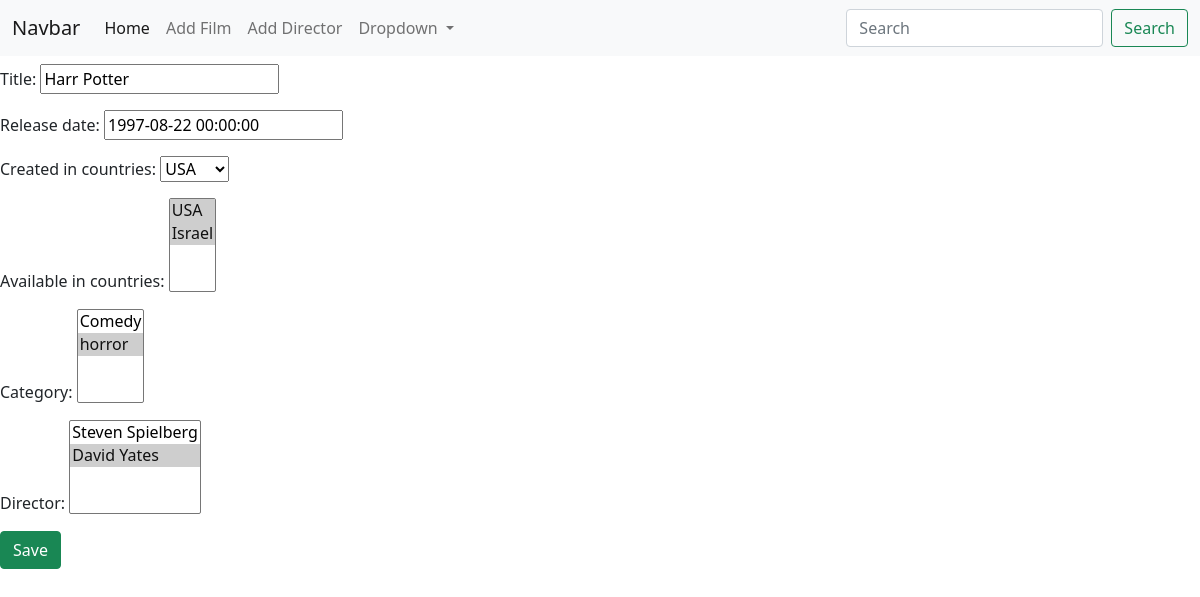
/update_film/1, run on an earlier commit of the app's database.
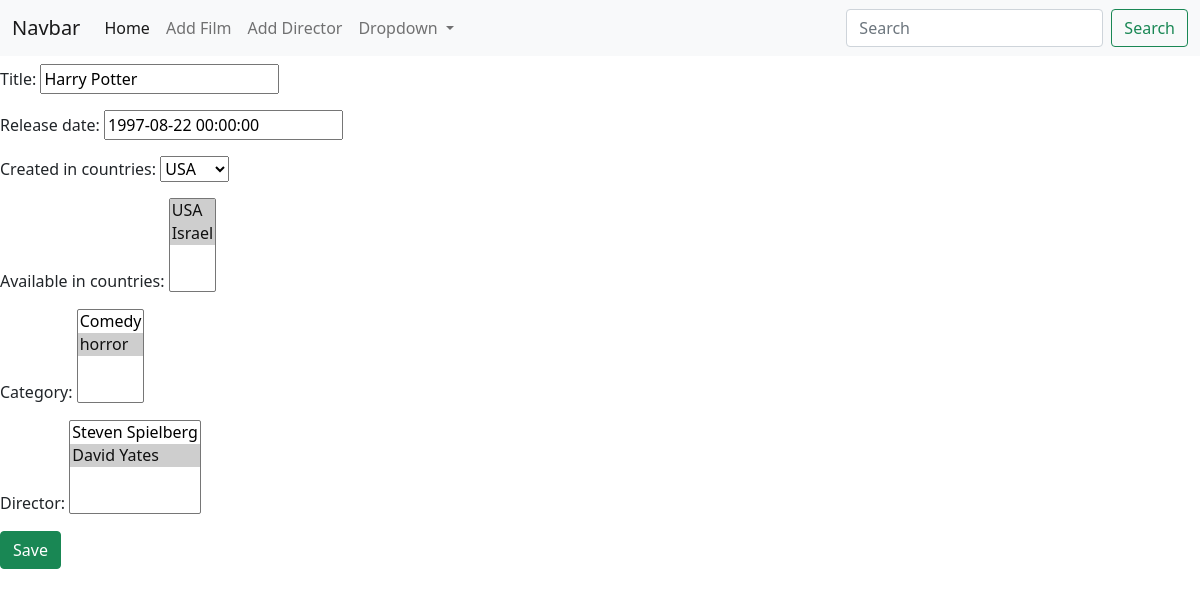
And on a later commit of the database.
### films/models.py (models this page shows, shortened)
class Film (models.Model):
    title = models.CharField(max_length=80)
    release_date = models.DateTimeField(auto_now_add=False,default=datetime.date.today)
    created_in_countries = models.ForeignKey(Country,related_name='created_in', on_delete=models.PROTECT)
    available_in_countries = models.ManyToManyField(Country, blank=True,related_name='available_in')
    category = models.ManyToManyField(Category, blank=True)
    director = models.ManyToManyField(Director, blank=True)

### films/views.py (the view)
# urls.py: path('update_film/<int:pk>', views.FilmUpdateView.as_view(), name = 'update_film'),
class FilmUpdateView(UpdateView):
    model = Film
    fields = '__all__'
    template_name = 'add/add.html'
    success_url = reverse_lazy('home')

### films/models.py (called while the page is built)
    def __str__(self):
        return self.name

    def __str__(self):
        return self.name

    def __str__(self):
        return f'{self.first_name} {self.last_name}'

### films/templates/add/add.html (shortened to what this page needs)
{% extends 'partials/base.html'%}
{% block content %}
<form method='post'>
    {{ form.as_p }}
<button class='btn btn-success' type="submit">Save</button>
</form>
{% endblock %}

### films/templates/partials/base.html (shortened to what this page needs)
{% load static %}
<!DOCTYPE html>
<html lang="en">
<head>
    <link href="https://cdn.jsdelivr.net/npm/bootstrap@5.1.0/dist/css/bootstrap.min.css" rel="stylesheet">
</head>
<body>
    {% include './navbar.html' %}
    {% block content %}
{% endblock %}
</body>
</html>

### films/templates/partials/navbar.html (shortened to what this page needs)
<nav class="navbar navbar-expand-lg navbar-light bg-light">
    <div class="container-fluid">
      <a class="navbar-brand" href="#">Navbar</a>
      <div class="collapse navbar-collapse" id="navbarSupportedContent">
        <ul class="navbar-nav me-auto mb-2 mb-lg-0">
          <li class="nav-item">
            <a class="nav-link active" aria-current="page" href="{%url 'home'%}">Home</a>
          </li>
          <li class="nav-item">
            <a class="nav-link" href="{%url 'create_film' %}">Add Film</a>
          </li>
          <li class="nav-item">
            <a class="nav-link" href="{%url 'create_director' %}">Add Director</a>
          </li>
          <li class="nav-item dropdown">
            <a class="nav-link dropdown-toggle" href="#" id="navbarDropdown" role="button" data-bs-toggle="dropdown" aria-expanded="false">
              Dropdown
            </a>
          </li>
        </ul>
        <form class="d-flex">
          <input class="form-control me-2" type="search" placeholder="Search" aria-label="Search">
          <button class="btn btn-outline-success" type="submit">Search</button>
        </form>
      </div>
    </div>
  </nav>

What changed in the data, as far as the page shows it:
changed Film "USA": title "Harr Potter" → "Harry Potter"
